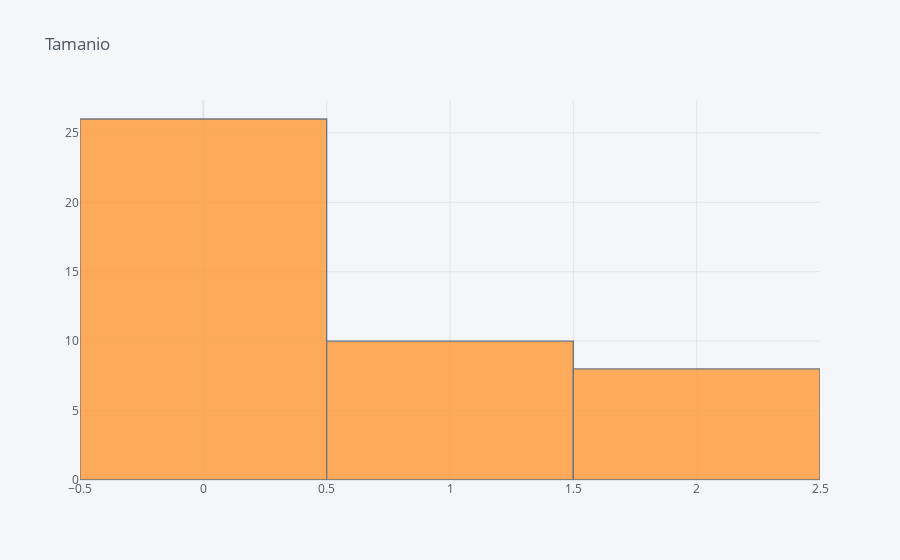
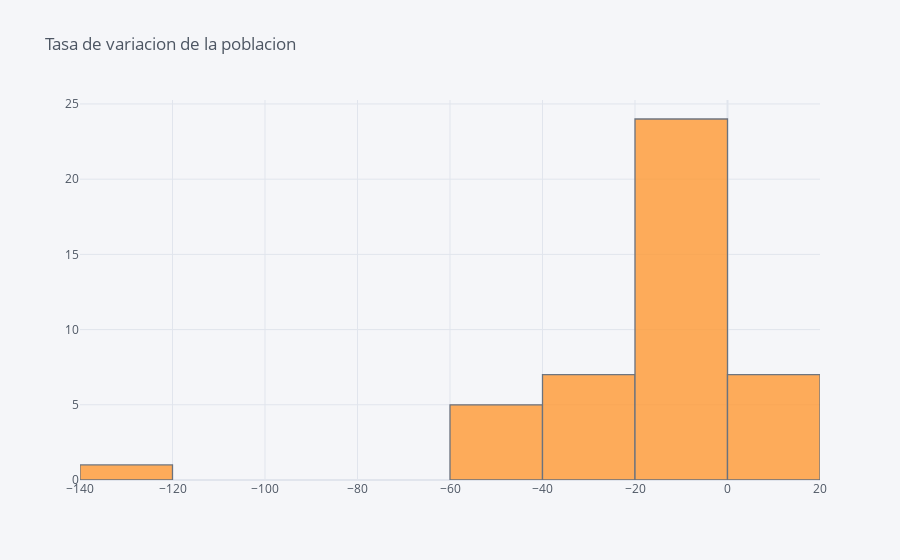
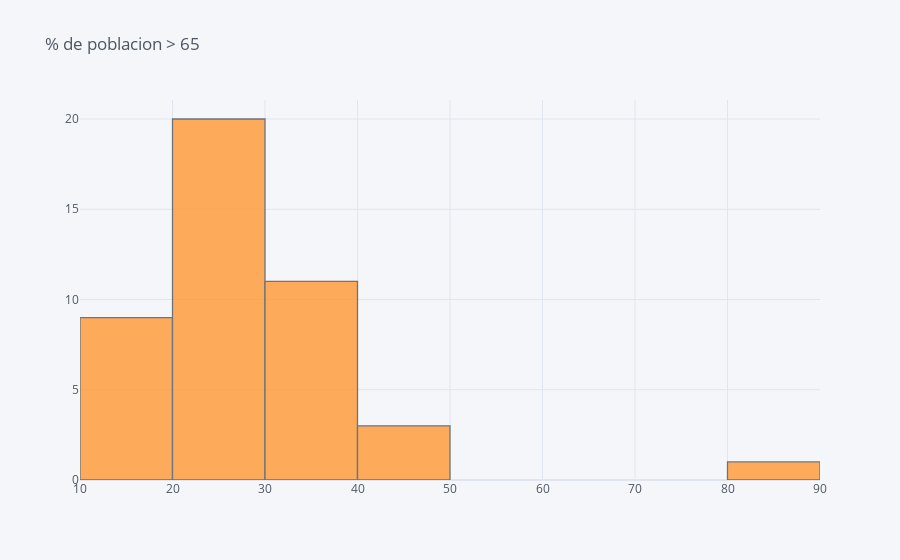
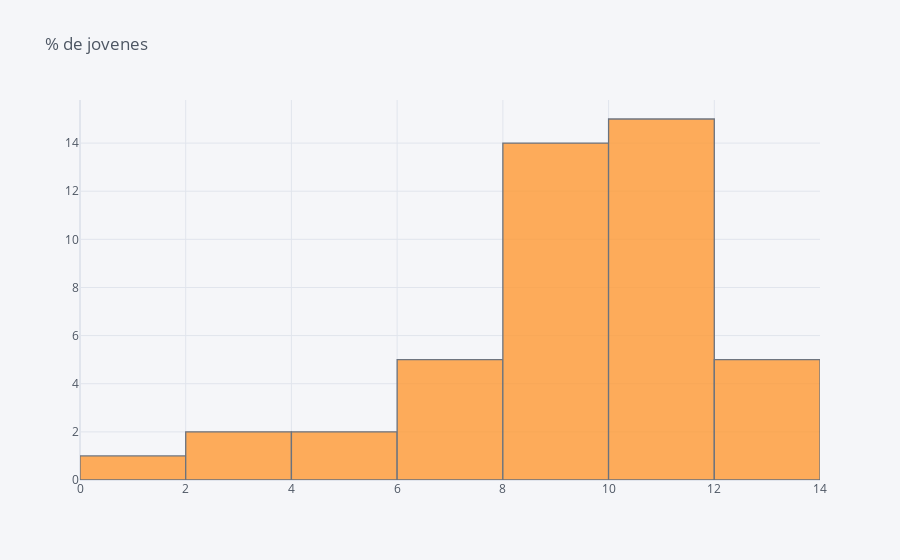

Here is the notebook cell these charts were saved with, in order:
### Code cell
plot(df)

### Figure 1 — Plotly figure (JSON) as saved in the notebook; plotly's stock layout.template omitted (floating-point values rounded to 4 significant figures)
{"data": [{"histfunc": "count", "histnorm": "", "marker": {"color": "rgba(255, 153, 51, 1.0)", "line": {"color": "#4D5663", "width": 1.3}}, "name": "Tamanio", "opacity": 0.8, "orientation": "v", "type": "histogram", "x": [2, 2, 2, 2, 2, 2, 2, 2, 1, 1, 1, 1, 1, 1, 1, 1, 1, 1, 0, 0, 0, 0, 0, 0, 0, 0, 0, 0, 0, 0, 0, 0, 0, 0, 0, 0, 0, 0, 0, 0, 0, 0, 0, 0]}], "layout": {"barmode": "overlay", "legend": {"bgcolor": "#F5F6F9", "font": {"color": "#4D5663"}}, "paper_bgcolor": "#F5F6F9", "plot_bgcolor": "#F5F6F9", "title": {"font": {"color": "#4D5663"}, "text": "Tamanio"}, "xaxis": {"gridcolor": "#E1E5ED", "showgrid": true, "tickfont": {"color": "#4D5663"}, "title": {"font": {"color": "#4D5663"}, "text": ""}, "zerolinecolor": "#E1E5ED"}, "yaxis": {"gridcolor": "#E1E5ED", "showgrid": true, "tickfont": {"color": "#4D5663"}, "title": {"font": {"color": "#4D5663"}, "text": ""}, "zerolinecolor": "#E1E5ED"}}}

### Figure 2 — Plotly figure (JSON) as saved in the notebook; plotly's stock layout.template omitted (floating-point values rounded to 4 significant figures)
{"data": [{"histfunc": "count", "histnorm": "", "marker": {"color": "rgba(255, 153, 51, 1.0)", "line": {"color": "#4D5663", "width": 1.3}}, "name": "Tasa de variacion de la poblacion", "opacity": 0.8, "orientation": "v", "type": "histogram", "x": [2.3, -9.4, -10.4, -7.7, -9.2, -15, -8.7, -10.6, 1.7, -12.8, 0.7, -12.1, -16.7, -20.7, -5.1, -4.5, 10.3, -27, -17.1, -18.3, -12.3, -122.6, -16.3, 5.8, -39.8, -10, -57.9, -9, -43, -34.5, -55.6, 3.7, -49.6, -3.2, -1.8, -3.8, -25.9, -15, -9.1, 12.2, -26.1, -42.7, -2.7, -27.9]}], "layout": {"barmode": "overlay", "legend": {"bgcolor": "#F5F6F9", "font": {"color": "#4D5663"}}, "paper_bgcolor": "#F5F6F9", "plot_bgcolor": "#F5F6F9", "title": {"font": {"color": "#4D5663"}, "text": "Tasa de variacion de la poblacion"}, "xaxis": {"gridcolor": "#E1E5ED", "showgrid": true, "tickfont": {"color": "#4D5663"}, "title": {"font": {"color": "#4D5663"}, "text": ""}, "zerolinecolor": "#E1E5ED"}, "yaxis": {"gridcolor": "#E1E5ED", "showgrid": true, "tickfont": {"color": "#4D5663"}, "title": {"font": {"color": "#4D5663"}, "text": ""}, "zerolinecolor": "#E1E5ED"}}}

### Figure 3 — Plotly figure (JSON) as saved in the notebook; plotly's stock layout.template omitted (floating-point values rounded to 4 significant figures)
{"data": [{"histfunc": "count", "histnorm": "", "marker": {"color": "rgba(255, 153, 51, 1.0)", "line": {"color": "#4D5663", "width": 1.3}}, "name": "% de poblacion > 65", "opacity": 0.8, "orientation": "v", "type": "histogram", "x": [15.7, 18, 18.3, 17.6, 17.2, 20.9, 21.5, 17.2, 18.8, 24.1, 20.2, 22, 21.9, 16.8, 21.9, 24.6, 20.5, 37.9, 30.1, 28.4, 31.5, 83.1, 18.3, 41.5, 34.7, 21.8, 39.1, 34.5, 24.4, 28.9, 36.3, 22.3, 47.8, 27.4, 27.9, 25.6, 30.8, 32.6, 27.2, 37.7, 44.6, 35.9, 26.3, 29.8]}], "layout": {"barmode": "overlay", "legend": {"bgcolor": "#F5F6F9", "font": {"color": "#4D5663"}}, "paper_bgcolor": "#F5F6F9", "plot_bgcolor": "#F5F6F9", "title": {"font": {"color": "#4D5663"}, "text": "% de poblacion > 65"}, "xaxis": {"gridcolor": "#E1E5ED", "showgrid": true, "tickfont": {"color": "#4D5663"}, "title": {"font": {"color": "#4D5663"}, "text": ""}, "zerolinecolor": "#E1E5ED"}, "yaxis": {"gridcolor": "#E1E5ED", "showgrid": true, "tickfont": {"color": "#4D5663"}, "title": {"font": {"color": "#4D5663"}, "text": ""}, "zerolinecolor": "#E1E5ED"}}}

### Figure 4 — Plotly figure (JSON) as saved in the notebook; plotly's stock layout.template omitted (floating-point values rounded to 4 significant figures)
{"data": [{"histfunc": "count", "histnorm": "", "marker": {"color": "rgba(255, 153, 51, 1.0)", "line": {"color": "#4D5663", "width": 1.3}}, "name": "% de jovenes", "opacity": 0.8, "orientation": "v", "type": "histogram", "x": [10.87, 11, 11.27, 12.01, 10.87, 11.13, 11.4, 11.58, 12.17, 12.59, 10.86, 10.64, 11.81, 9.28, 9.68, 10.33, 10.57, 8.42, 8.16, 10.33, 8.15, 7.35, 12.93, 8.45, 8.76, 11.41, 6.98, 3.64, 12.13, 9.33, 1.96, 9.04, 2.61, 7.93, 8.38, 11.66, 9.08, 7.93, 8.38, 8.94, 5.06, 5.29, 9.69, 6.59]}], "layout": {"barmode": "overlay", "legend": {"bgcolor": "#F5F6F9", "font": {"color": "#4D5663"}}, "paper_bgcolor": "#F5F6F9", "plot_bgcolor": "#F5F6F9", "title": {"font": {"color": "#4D5663"}, "text": "% de jovenes"}, "xaxis": {"gridcolor": "#E1E5ED", "showgrid": true, "tickfont": {"color": "#4D5663"}, "title": {"font": {"color": "#4D5663"}, "text": ""}, "zerolinecolor": "#E1E5ED"}, "yaxis": {"gridcolor": "#E1E5ED", "showgrid": true, "tickfont": {"color": "#4D5663"}, "title": {"font": {"color": "#4D5663"}, "text": ""}, "zerolinecolor": "#E1E5ED"}}}
